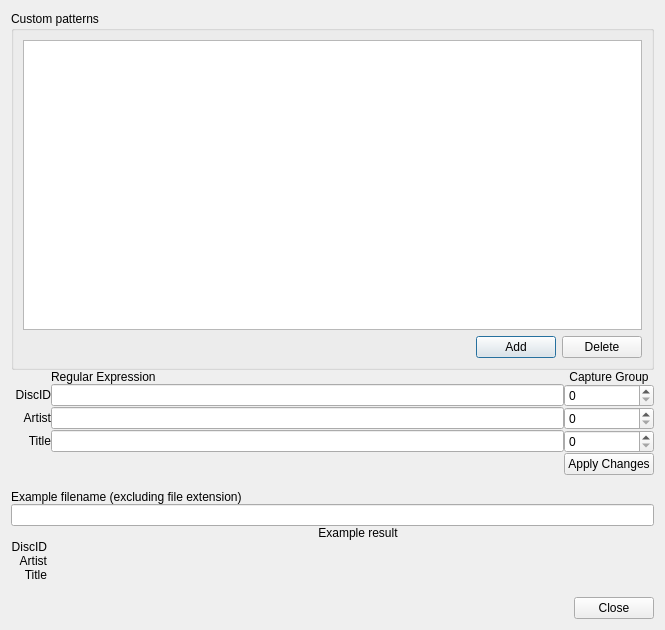
<?xml version="1.0" encoding="UTF-8"?>
<ui version="4.0">
 <class>DlgCustomPatterns</class>
 <widget class="QDialog" name="DlgCustomPatterns">
  <property name="geometry">
   <rect>
    <x>0</x>
    <y>0</y>
    <width>665</width>
    <height>630</height>
   </rect>
  </property>
  <property name="windowTitle">
   <string>Custom filename patterns</string>
  </property>
  <layout class="QVBoxLayout" name="verticalLayout_3">
   <property name="spacing">
    <number>0</number>
   </property>
   <item>
    <widget class="QGroupBox" name="groupBox">
     <property name="title">
      <string>Custom patterns</string>
     </property>
     <property name="flat">
      <bool>false</bool>
     </property>
     <layout class="QVBoxLayout" name="verticalLayout">
      <item>
       <widget class="QTableView" name="tableViewPatterns">
        <property name="selectionMode">
         <enum>QAbstractItemView::SingleSelection</enum>
        </property>
        <property name="selectionBehavior">
         <enum>QAbstractItemView::SelectRows</enum>
        </property>
        <attribute name="horizontalHeaderCascadingSectionResizes">
         <bool>true</bool>
        </attribute>
        <attribute name="horizontalHeaderMinimumSectionSize">
         <number>15</number>
        </attribute>
        <attribute name="horizontalHeaderStretchLastSection">
         <bool>true</bool>
        </attribute>
        <attribute name="verticalHeaderCascadingSectionResizes">
         <bool>true</bool>
        </attribute>
       </widget>
      </item>
      <item>
       <layout class="QHBoxLayout" name="horizontalLayout">
        <property name="topMargin">
         <number>0</number>
        </property>
        <item>
         <spacer name="horizontalSpacer">
          <property name="orientation">
           <enum>Qt::Horizontal</enum>
          </property>
          <property name="sizeHint" stdset="0">
           <size>
            <width>40</width>
            <height>20</height>
           </size>
          </property>
         </spacer>
        </item>
        <item>
         <widget class="QPushButton" name="btnAdd">
          <property name="text">
           <string>Add</string>
          </property>
         </widget>
        </item>
        <item>
         <widget class="QPushButton" name="btnDelete">
          <property name="text">
           <string>Delete</string>
          </property>
         </widget>
        </item>
       </layout>
      </item>
     </layout>
    </widget>
   </item>
   <item>
    <layout class="QGridLayout" name="gridLayout">
     <property name="bottomMargin">
      <number>15</number>
     </property>
     <item row="0" column="1">
      <widget class="QLabel" name="label">
       <property name="text">
        <string>Regular Expression</string>
       </property>
      </widget>
     </item>
     <item row="0" column="2">
      <widget class="QLabel" name="label_4">
       <property name="text">
        <string>&lt;html&gt;&lt;head/&gt;&lt;body&gt;&lt;p align=&quot;center&quot;&gt;Capture Group&lt;/p&gt;&lt;/body&gt;&lt;/html&gt;</string>
       </property>
       <property name="wordWrap">
        <bool>true</bool>
       </property>
      </widget>
     </item>
     <item row="3" column="0">
      <widget class="QLabel" name="label_5">
       <property name="text">
        <string>&lt;html&gt;&lt;head/&gt;&lt;body&gt;&lt;p align=&quot;right&quot;&gt;Title&lt;/p&gt;&lt;/body&gt;&lt;/html&gt;</string>
       </property>
      </widget>
     </item>
     <item row="4" column="0">
      <spacer name="horizontalSpacer_3">
       <property name="orientation">
        <enum>Qt::Horizontal</enum>
       </property>
       <property name="sizeType">
        <enum>QSizePolicy::Minimum</enum>
       </property>
       <property name="sizeHint" stdset="0">
        <size>
         <width>40</width>
         <height>20</height>
        </size>
       </property>
      </spacer>
     </item>
     <item row="2" column="1">
      <widget class="QLineEdit" name="lineEditArtistRegEx"/>
     </item>
     <item row="1" column="1">
      <widget class="QLineEdit" name="lineEditDiscIdRegEx"/>
     </item>
     <item row="3" column="1">
      <widget class="QLineEdit" name="lineEditTitleRegEx"/>
     </item>
     <item row="2" column="0">
      <widget class="QLabel" name="label_3">
       <property name="text">
        <string>&lt;html&gt;&lt;head/&gt;&lt;body&gt;&lt;p align=&quot;right&quot;&gt;Artist&lt;/p&gt;&lt;/body&gt;&lt;/html&gt;</string>
       </property>
      </widget>
     </item>
     <item row="1" column="0">
      <widget class="QLabel" name="label_2">
       <property name="text">
        <string>&lt;html&gt;&lt;head/&gt;&lt;body&gt;&lt;p align=&quot;right&quot;&gt;DiscID&lt;/p&gt;&lt;/body&gt;&lt;/html&gt;</string>
       </property>
      </widget>
     </item>
     <item row="4" column="1">
      <spacer name="horizontalSpacer_4">
       <property name="orientation">
        <enum>Qt::Horizontal</enum>
       </property>
       <property name="sizeHint" stdset="0">
        <size>
         <width>40</width>
         <height>20</height>
        </size>
       </property>
      </spacer>
     </item>
     <item row="4" column="2">
      <widget class="QPushButton" name="btnApplyChanges">
       <property name="text">
        <string>Apply Changes</string>
       </property>
      </widget>
     </item>
     <item row="1" column="2">
      <widget class="QSpinBox" name="spinBoxDiscIdCaptureGrp">
       <property name="frame">
        <bool>true</bool>
       </property>
       <property name="buttonSymbols">
        <enum>QAbstractSpinBox::UpDownArrows</enum>
       </property>
      </widget>
     </item>
     <item row="2" column="2">
      <widget class="QSpinBox" name="spinBoxArtistCaptureGrp"/>
     </item>
     <item row="3" column="2">
      <widget class="QSpinBox" name="spinBoxTitleCaptureGrp"/>
     </item>
    </layout>
   </item>
   <item>
    <layout class="QVBoxLayout" name="verticalLayout_2">
     <item>
      <widget class="QLabel" name="label_13">
       <property name="text">
        <string>&lt;html&gt;&lt;head/&gt;&lt;body&gt;&lt;p&gt;Example filename (excluding file extension)&lt;/p&gt;&lt;/body&gt;&lt;/html&gt;</string>
       </property>
      </widget>
     </item>
     <item>
      <widget class="QLineEdit" name="lineEditFilenameExample"/>
     </item>
    </layout>
   </item>
   <item>
    <layout class="QGridLayout" name="gridLayout_2" columnstretch="0,1">
     <property name="rightMargin">
      <number>0</number>
     </property>
     <property name="bottomMargin">
      <number>15</number>
     </property>
     <property name="horizontalSpacing">
      <number>15</number>
     </property>
     <item row="1" column="0">
      <widget class="QLabel" name="label_8">
       <property name="sizePolicy">
        <sizepolicy hsizetype="Minimum" vsizetype="Preferred">
         <horstretch>0</horstretch>
         <verstretch>0</verstretch>
        </sizepolicy>
       </property>
       <property name="text">
        <string>&lt;html&gt;&lt;head/&gt;&lt;body&gt;&lt;p align=&quot;right&quot;&gt;DiscID&lt;/p&gt;&lt;/body&gt;&lt;/html&gt;</string>
       </property>
      </widget>
     </item>
     <item row="1" column="1">
      <widget class="QLabel" name="labelDiscIdExample">
       <property name="text">
        <string/>
       </property>
      </widget>
     </item>
     <item row="0" column="1">
      <widget class="QLabel" name="label_7">
       <property name="text">
        <string>&lt;html&gt;&lt;head/&gt;&lt;body&gt;&lt;p align=&quot;center&quot;&gt;Example result&lt;/p&gt;&lt;/body&gt;&lt;/html&gt;</string>
       </property>
      </widget>
     </item>
     <item row="2" column="0">
      <widget class="QLabel" name="label_10">
       <property name="sizePolicy">
        <sizepolicy hsizetype="Minimum" vsizetype="Preferred">
         <horstretch>0</horstretch>
         <verstretch>0</verstretch>
        </sizepolicy>
       </property>
       <property name="text">
        <string>&lt;html&gt;&lt;head/&gt;&lt;body&gt;&lt;p align=&quot;right&quot;&gt;Artist&lt;/p&gt;&lt;/body&gt;&lt;/html&gt;</string>
       </property>
      </widget>
     </item>
     <item row="2" column="1">
      <widget class="QLabel" name="labelArtistExample">
       <property name="text">
        <string/>
       </property>
      </widget>
     </item>
     <item row="3" column="1">
      <widget class="QLabel" name="labelTitleExample">
       <property name="text">
        <string/>
       </property>
      </widget>
     </item>
     <item row="3" column="0">
      <widget class="QLabel" name="label_6">
       <property name="sizePolicy">
        <sizepolicy hsizetype="Minimum" vsizetype="Preferred">
         <horstretch>0</horstretch>
         <verstretch>0</verstretch>
        </sizepolicy>
       </property>
       <property name="text">
        <string>&lt;html&gt;&lt;head/&gt;&lt;body&gt;&lt;p align=&quot;right&quot;&gt;Title&lt;/p&gt;&lt;/body&gt;&lt;/html&gt;</string>
       </property>
      </widget>
     </item>
    </layout>
   </item>
   <item>
    <layout class="QHBoxLayout" name="horizontalLayout_2">
     <item>
      <spacer name="horizontalSpacer_2">
       <property name="orientation">
        <enum>Qt::Horizontal</enum>
       </property>
       <property name="sizeHint" stdset="0">
        <size>
         <width>40</width>
         <height>20</height>
        </size>
       </property>
      </spacer>
     </item>
     <item>
      <widget class="QPushButton" name="btnClose">
       <property name="text">
        <string>Close</string>
       </property>
      </widget>
     </item>
    </layout>
   </item>
  </layout>
 </widget>
 <resources/>
 <connections/>
</ui>
